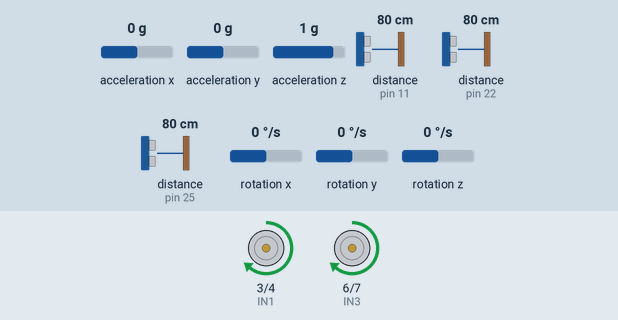
A sketch run on a simulated Arduino Mega 2560, built with avr-gcc and run on an emulated ATmega2560. On the bench: motor-driver pin pairs drawn as motors (green arrow = first pin HIGH = forward, orange = second pin HIGH = backward, longer = more drive, scaled by the enable pin). Wiring (inferred from the names in the program): 3 × ultrasonic range finder: trigger pin 12, echo pin 11 / trigger pin 23, echo pin 25 / trigger pin 24, echo pin 22. The test bench sets the inputs (shaded band); at power-on: distance to the obstacle (sensors on pin 22, pin 25, pin 11) 80 cm, acceleration x 0 g, acceleration y 0 g, acceleration z 1 g, rotation x 0 °/s, rotation y 0 °/s, rotation z 0 °/s. The echo pulse lasts 58.3 µs per cm.

Above: at 4.2 s.
4.3 s: distance to the obstacle (sensor on pin 22) set to 30 cm
5.8 s: distance to the obstacle (sensor on pin 22) set to 24 cm
At 6.8 s:
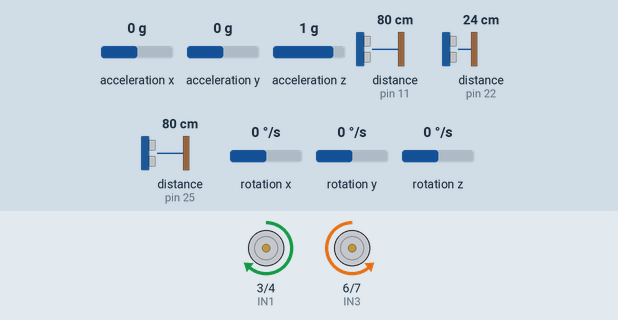
8.8 s: distance to the obstacle (sensor on pin 25) set to 30 cm
11.6 s: distance to the obstacle (sensor on pin 25) set to 24 cm
At 13.1 s:
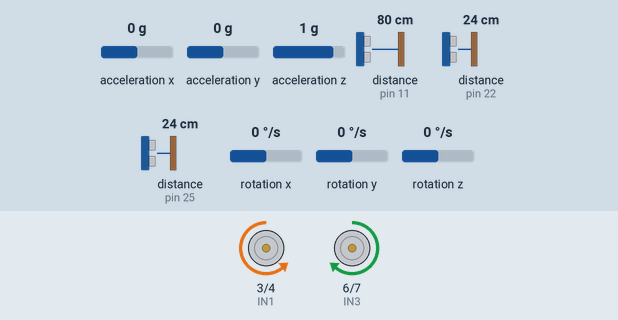
14.1 s: distance to the obstacle (sensor on pin 11) set to 30 cm
17.1 s: distance to the obstacle (sensor on pin 11) set to 23 cm
At 19.46 s:
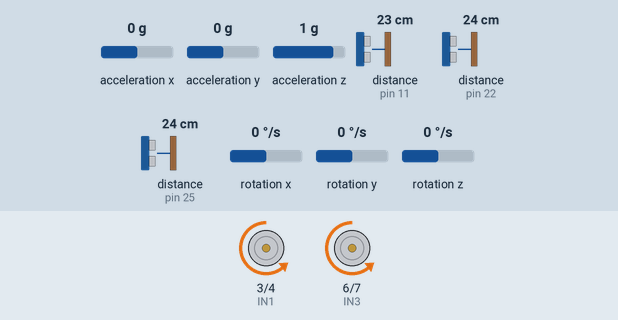
Timing chart, 0 to 21.1 s (numbered marks = the images above; inputs shaded):
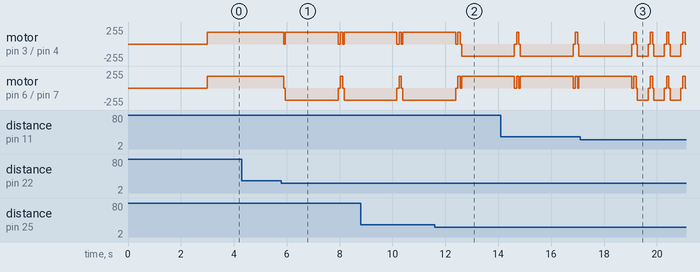

The sketch:

pista_a.ino
```cpp
#include <Wire.h>
#include <MPU6050.h>

MPU6050 MPU;

//
const int ENA = 2;
const int IN1 = 3;
const int IN2 = 4;


const int ENB = 8;
const int IN3 = 6;
const int IN4 = 7;

#define PWMA ENA
#define AIN1 IN1
#define AIN2 IN2

#define PWMB ENB
#define BIN1 IN3
#define BIN2 IN4


const int TRIG_F = 24;
const int ECHO_F = 22;

const int TRIG_D = 23;
const int ECHO_D = 25;

const int TRIG_I = 12;
const int ECHO_I = 11;

const unsigned int VELOCIDAD = 180;
const unsigned int UMBRAL_CM = 25;
const unsigned long TIEMPO_MUESTREO = 80;

const unsigned long ESPERA_INICIAL_MS = 3000;
const unsigned long TIEMPO_RETRO_MS = 400;

float ya = 0;
float yainical = 0;

void setup() {
  Wire.begin();
  MPU.initialize();


  pinMode(ENA, OUTPUT);
  pinMode(IN1, OUTPUT);
  pinMode(IN2, OUTPUT);

  pinMode(ENB, OUTPUT);
  pinMode(IN3, OUTPUT);
  pinMode(IN4, OUTPUT);


  pinMode(TRIG_F, OUTPUT);
  pinMode(ECHO_F, INPUT);

  pinMode(TRIG_D, OUTPUT);
  pinMode(ECHO_D, INPUT);

  pinMode(TRIG_I, OUTPUT);
  pinMode(ECHO_I, INPUT);

  detener();

  delay(ESPERA_INICIAL_MS);

  actualizarya();
  yainical = ya;

  avanzar();
}

void loop() {
  actualizarya();

  unsigned int distF = medirDistanciaCm(TRIG_F, ECHO_F);
  unsigned int distD = medirDistanciaCm(TRIG_D, ECHO_D);
  unsigned int distI = medirDistanciaCm(TRIG_I, ECHO_I);

  if (distF > 0 && distF <= UMBRAL_CM) {
    detener();
    delay(50);

    if (distD > UMBRAL_CM) {
      girarPorGrados(90);
    } else if (distI > UMBRAL_CM) {
      girarPorGrados(-90);
    } else {
      retroceder();
      delay(TIEMPO_RETRO_MS);
    }

    detener();
    delay(80);
    avanzar();
  }

  corregirTrayectoria();
  delay(TIEMPO_MUESTREO);
}

void corregirTrayectoria() {
  float error = ya - yainical;

  if (abs(error) > 0.5) {
    int ajuste = constrain(abs(error) * 10, 15, 50);
    if (error > 0) {
      analogWrite(PWMA, constrain(VELOCIDAD + ajuste, 0, 255));
      analogWrite(PWMB, constrain(VELOCIDAD - ajuste, 0, 255));
    } else {
      analogWrite(PWMA, constrain(VELOCIDAD - ajuste, 0, 255));
      analogWrite(PWMB, constrain(VELOCIDAD + ajuste, 0, 255));
    }
  } else {
    analogWrite(PWMA, VELOCIDAD);
    analogWrite(PWMB, VELOCIDAD);
  }
}

void girarPorGrados(float grados) {
  float inicio = ya;
  unsigned long tiempoInicio = millis();

  if (grados > 0) {
    girarDerecha();
    while ((ya - inicio) < grados && millis() - tiempoInicio < 2000) {
      actualizarya();
      delay(10);
    }
  } else {
    girarIzquierda();
    while ((inicio - ya) < abs(grados) && millis() - tiempoInicio < 2000) {
      actualizarya();
      delay(10);
    }
  }

  detener();
  yainical = ya;
}

void actualizarya() {
  int16_t gx, gy, gz;
  MPU.getRotation(&gx, &gy, &gz);

  ya += gz * 0.000060;
}

void avanzar() {
  digitalWrite(AIN1, HIGH);
  digitalWrite(AIN2, LOW);
  digitalWrite(BIN1, HIGH);
  digitalWrite(BIN2, LOW);
  analogWrite(PWMA, VELOCIDAD);
  analogWrite(PWMB, VELOCIDAD);
}

void retroceder() {
  digitalWrite(AIN1, LOW);
  digitalWrite(AIN2, HIGH);
  digitalWrite(BIN1, LOW);
  digitalWrite(BIN2, HIGH);
  analogWrite(PWMA, VELOCIDAD);
  analogWrite(PWMB, VELOCIDAD);
}

void girarDerecha() {
  digitalWrite(AIN1, HIGH);
  digitalWrite(AIN2, LOW);
  digitalWrite(BIN1, LOW);
  digitalWrite(BIN2, HIGH);
  analogWrite(PWMA, VELOCIDAD);
  analogWrite(PWMB, VELOCIDAD);
}

void girarIzquierda() {
  digitalWrite(AIN1, LOW);
  digitalWrite(AIN2, HIGH);
  digitalWrite(BIN1, HIGH);
  digitalWrite(BIN2, LOW);
  analogWrite(PWMA, VELOCIDAD);
  analogWrite(PWMB, VELOCIDAD);
}

void detener() {
  analogWrite(PWMA, 0);
  analogWrite(PWMB, 0);
  digitalWrite(AIN1, LOW);
  digitalWrite(AIN2, LOW);
  digitalWrite(BIN1, LOW);
  digitalWrite(BIN2, LOW);
}

unsigned int medirDistanciaCm(int trigPin, int echoPin) {
  digitalWrite(trigPin, LOW);
  delayMicroseconds(2);
  digitalWrite(trigPin, HIGH);
  delayMicroseconds(10);
  digitalWrite(trigPin, LOW);

  unsigned long duracion = pulseIn(echoPin, HIGH, 30000UL);
  if (duracion == 0) return 0;

  return duracion / 58;
}
```

Measured:
- the behaviour switches between 27 and 26 cm on distance to the obstacle (sensor on pin 22) (found by bisection; images 0 and 1)
- the behaviour switches between 27 and 26 cm on distance to the obstacle (sensor on pin 25) (found by bisection; images 1 and 2)
- the behaviour switches between 27 and 26 cm on distance to the obstacle (sensor on pin 11) (found by bisection; images 2 and 3)
- after the input at 4.3 s, every drawn part: stays the same
- after the input at 5.8 s, motor on pin 3 (IN1) / pin 4 (IN2): forward 180/255 → stopped after 2.1 s, → forward 180/255 0.08 s later; motor on pin 6 (IN3) / pin 7 (IN4): forward 180/255 → backward 180/255 after 0.10 s, → stopped 2.0 s later, → forward 180/255 0.08 s later, → backward 180/255 0.09 s later
